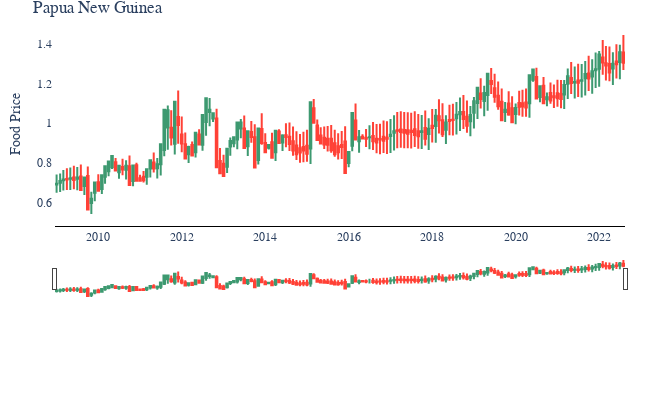

Write notebook code for a chart like this one.
### Markdown cell above
### Plotly

### Code cell
import plotly.graph_objects as go

candlestick = go.Candlestick(
    x=png.date,
    open=png['Open'],
    high=png['High'],
    low=png['Low'],
    close=png['Close']
)

fig = go.Figure(data=[candlestick])
fig.update_layout(
    width=650, height=400,
    margin=dict(
        l=25, r=25, b=100, t=25, pad=2),
    title="Papua New Guinea",
    yaxis_title='Food Price',
    paper_bgcolor='rgba(0,0,0,0)',
    plot_bgcolor='rgba(0,0,0,0)',
)


fig.update_xaxes(showline=True, linewidth=1, linecolor='black')
fig.layout.font.family = 'Helvetica'

fig.show()
fig.write_html("candlestick-plotly.html")

### Figure 1 — Plotly figure (JSON) as saved in the notebook; plotly's stock layout.template omitted (floating-point values rounded to 4 significant figures; data arrays with more than 128 entries replaced by an {"elided": "..."} marker saying what was removed)
{"data": [{"close": {"elided": "164 float values"}, "high": {"elided": "164 float values"}, "low": {"elided": "164 float values"}, "open": {"elided": "164 float values"}, "type": "candlestick", "x": {"elided": "164 str values"}}], "layout": {"font": {"family": "Helvetica"}, "height": 400, "margin": {"b": 100, "l": 25, "pad": 2, "r": 25, "t": 25}, "paper_bgcolor": "rgba(0,0,0,0)", "plot_bgcolor": "rgba(0,0,0,0)", "title": {"text": "Papua New Guinea"}, "width": 650, "xaxis": {"linecolor": "black", "linewidth": 1, "showline": true}, "yaxis": {"title": {"text": "Food Price"}}}}
